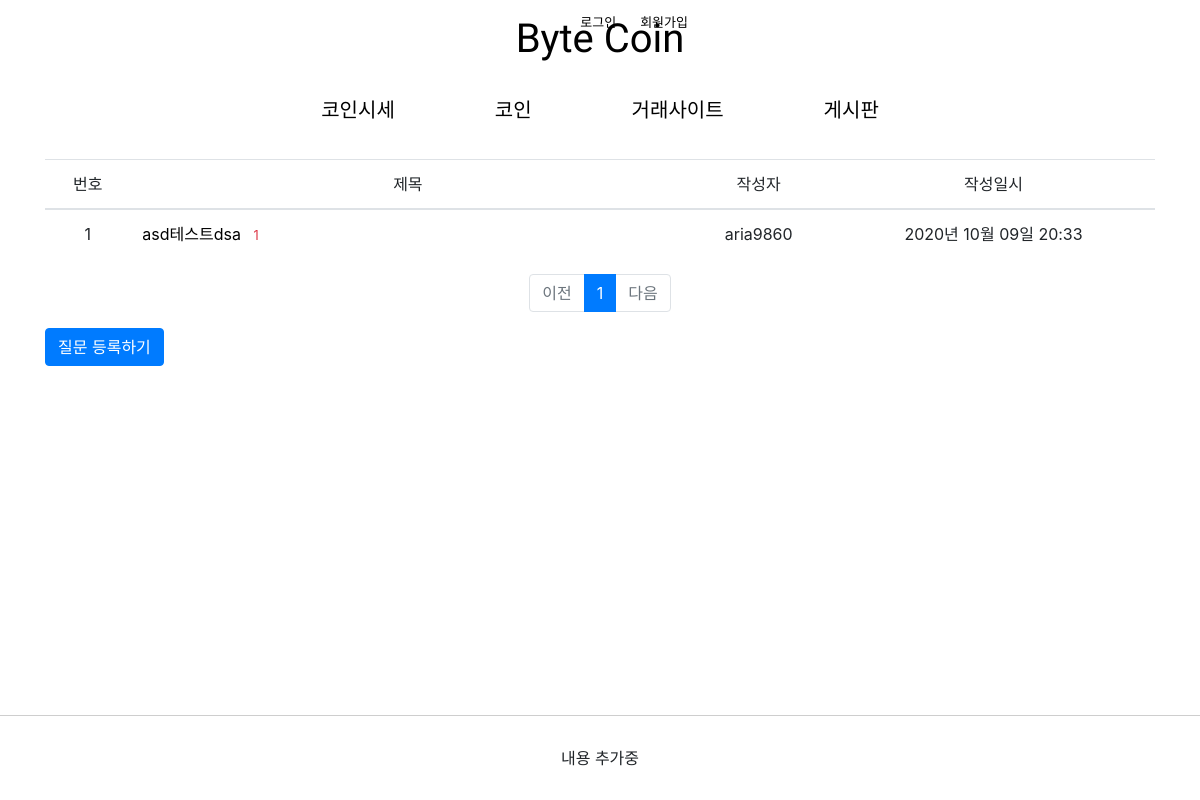
The page /question/list on the database its author committed.
### pybo/models.py (models this page shows)
class Question(db.Model):
    id = db.Column(db.Integer, primary_key=True)
    subject = db.Column(db.String(200),nullable =False)
    content = db.Column(db.Text(), nullable=False)
    create_date = db.Column(db.DateTime(),nullable =False)
    user_id = db.Column(db.Integer, db.ForeignKey('user.id', ondelete='CASCADE'), nullable=False)
    user = db.relationship('User', backref=db.backref('question_set'))

class User(db.Model):
    id = db.Column(db.Integer, primary_key=True)
    username = db.Column(db.String(150), unique=True, nullable=False)
    password = db.Column(db.String(200), nullable=False)
    email = db.Column(db.String(120), unique=True, nullable=False)

### pybo/views/question_views.py (the view)
@bp.route('/list')
def _list():
    page = request.args.get('page', type=int, default=1)  # 페이지
    question_list = Question.query.order_by(Question.create_date.desc())
    question_list = question_list.paginate(page, per_page=10)
    return render_template('question/question_list.html', question_list=question_list)

### pybo/filter.py (called while the page is built)
def format_datetime(value, fmt='%Y년 %m월 %d일 %H:%M'):
    return value.strftime(fmt)

### pybo/views/sign_views.py (called while the page is built)
@bp.before_app_request
def load_logged_in_user():
    user_id = session.get('user_id')
    if user_id is None:
        g.user = None
    else:
        g.user = User.query.get(user_id)

### pybo/templates/question/question_list.html
{% extends 'nav_base.html' %}
{% block content %}
<div class="container my-3">
    <table class="table">
        <thead>
        <tr class="text-center">
            <th>번호</th>
            <th style="width:50%">제목</th>
            <th>작성자</th>
            <th>작성일시</th>
        </tr>
        </thead>
        <tbody>
        {% if question_list %}
        {% for question in question_list.items %}
        <tr class="text-center">
            <td>{{ question_list.total - ((question_list.page-1) * question_list.per_page) - loop.index0 }}</td>
            <td class="text-left">
                <a href="{{ url_for('question.detail', question_id=question.id) }}">{{ question.subject }}</a>
                {% if question.answer_set|length > 0 %}
                <span class="text-danger small ml-2">{{ question.answer_set|length }}</span>
                {% endif %}
            </td>
            <td>{{ question.user.username }}</td>
            <td>{{ question.create_date|datetime }}</td>
        </tr>
        {% endfor %}
        {% else %}
        <tr>
            <td colspan="3">질문이 없습니다.</td>
        </tr>
        {% endif %}
        </tbody>
    </table>
        <ul class="pagination justify-content-center">
        {% if question_list.has_prev %}
        <li class="page-item">
            <a class="page-link" href="?page={{ question_list.prev_num }}">이전</a>
        </li>
        {% else %}
        <li class="page-item disabled">
            <a class="page-link" tabindex="-1" aria-disabled="true" href="#">이전</a>
        </li>
        {% endif %}
        {% for page_num in question_list.iter_pages() %}
            {% if page_num %}
                {% if page_num != question_list.page %}
                <li class="page-item">
                    <a class="page-link" href="?page={{ page_num }}">{{ page_num }}</a>
                </li>
                {% else %}
                <li class="page-item active" aria-current="page">
                    <a class="page-link" href="#">{{ page_num }}</a>
                </li>
                {% endif %}
           {% else %}
                <li class="disabled">
                    <a class="page-link" href="#">...</a>
                </li>
           {% endif %}
        {% endfor %}
        {% if question_list.has_next %}
        <li class="page-item">
            <a class="page-link" href="?page={{ question_list.next_num }}">다음</a>
        </li>
        {% else %}
        <li class="page-item disabled">
            <a class="page-link" tabindex="-1" aria-disabled="true" href="#">다음</a>
        </li>
        {% endif %}
    </ul>
    <a href="{{ url_for('question.create') }}" class="btn btn-primary">질문 등록하기</a>
</div>
{% endblock %}

### pybo/templates/nav_base.html (shortened to what this page needs)
<!DOCTYPE html>
<html lang="en">
<head>
    <link rel="stylesheet" href="{{ url_for('static', filename='base_style.css') }}">
    <link rel="stylesheet" href="{{ url_for('static', filename='bootstrap.min.css') }}">
    <link rel="stylesheet" href="{{ url_for('static', filename='nav.css') }}">
</head>
<body>
    <nav >
        <div class="nav_all">
            <div class="navbar_logo">
                <a href="/" class="byte">Byte Coin</a>
                {% if g.user.username == "admin" %}
                <ul class="navbar_smallmenu">
                    <a href="/auth/logout">{{ g.user.username}}(로그아웃)</a>
                    <a href="/manage">회원관리</a>
                </ul>
                {% elif g.user %}
                <ul class="navbar_smallmenu">
                   <a href="/auth/logout">{{ g.user.username }}(로그아웃)</a>
                </ul>
                {% else %}
                <ul class="navbar_smallmenu">
                    <a href="/auth/login">로그인</a>
                    <a href="/auth/signup">회원가입</a>
                </ul>
                {% endif %}
            </div>
            <div class="navbar">
                <div class="navbar_menu">
                    <li><a href="/">코인시세</a></li>
                    <li><a href="/coinsite">코인</a></li>
                    <li><a href="/itemsite">거래사이트</a></li>
                    <li><a href="/question/list">게시판</a></li>
                </div>
            </div>
        </div>
    </nav>
{% block content %}
{% endblock %}
</body>
<footer>
    <div class="foot">
        내용 추가중
    </div>
</footer>
</html>

### pybo/static/base_style.css (style rules this page uses)
html, body, div, span, applet, object, iframe, h1, h2, h3, h4, h5, h6, p, blockquote, pre, a, abbr, acronym, address, big, cite, code, del, dfn, em, img, ins, kbd, q, s, samp, small, strike, strong, sub, sup, tt, var, b, u, i, center, dl, dt, dd, ol, ul, li, fieldset, form, label, legend, table, caption, tbody, tfoot, thead, tr, th, td, article, aside, canvas, details, embed, figure, figcaption, footer, header, hgroup, menu, nav, output, ruby, section, summary, time, mark, audio, video { margin: 0; padding: 0; border: 0; font-size: 100%; font: inherit; vertical-align: baseline; }
article, aside, details, figcaption, figure, footer, header, hgroup, menu, nav, section { display: block; }
body { line-height: 1; }
ol, ul { list-style: none; }
table { border-collapse: collapse; border-spacing: 0; }

### pybo/static/nav.css (style rules this page uses)
body { margin: 0; }
a { text-decoration: none; color:black; }
.navbar_logo { justify-content: space-between; align-items: center; text-align: center; padding: 8px 12px; }
.byte { font-family: 'Gugi', cursive; }
.navbar_logo a { font-size: 40px; color: black; }
.navbar_smallmenu { position: absolute; right: 500px; top: 5px; list-style: none; display: flex; }
.navbar_smallmenu a { padding: 8px 12px; font-size: 13px; margin: auto; }
.navbar { display: flex; justify-content: space-between; align-items: center; background-color:white; padding:8px 12px; }
.navbar_menu { display: flex; list-style: none; text-align: center; margin: auto; }
.navbar_menu li { padding: 10px 50px; font-size: 20px; text-transform: uppercase; position: relative; }
.navbar_menu li a:before, .navbar_menu li a:after { content: ''; border-bottom: solid 2px black; position: absolute; bottom: 0; width: 0; }
.navbar_menu li a:before { left: 0; }
.navbar_menu li a:after { right: 0; }
.navbar_menu li a:before,.navbar_menu li a:after { -webkit-transition: all 0.2s ease; transition: all 0.2s ease; }
.foot { position: absolute; left: 0; bottom: 0; width: 100%; padding: 30px 0; text-align: center; background-color: white; border-top: 1px solid rgb(206, 206, 206); }

### rows shown on the page
Question: total "1", subject "asd테스트dsa", answer_set|length "1", user.username "aria9860", create_date "2020년 10월 09일 20:33"

### other values the page prints
{{ page_num }} "1"
